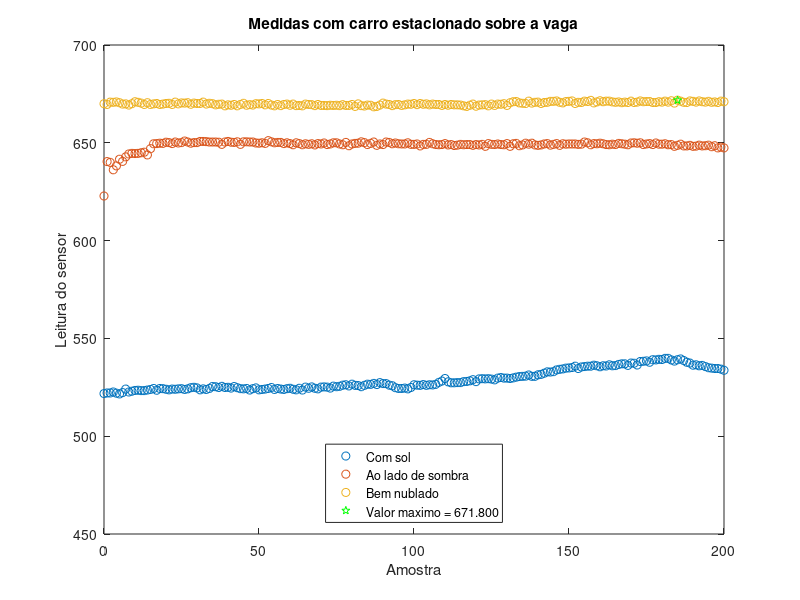

This chart was generated by the following MATLAB code:
text_file = fopen('1.txt');
t = textscan(text_file, '%f%f', 'Delimiter',',');
fclose(text_file);
x=0:1:200;
y1=t{2};
min(y1)
mean(y1)
max(y1)
std(y1)

text_file = fopen('2.txt');
t = textscan(text_file, '%f%f', 'Delimiter',',');
fclose(text_file);
y2=t{2};
min(y2)
mean(y2)
max(y2)
std(y2)

text_file = fopen('3.txt');
t = textscan(text_file, '%f%f', 'Delimiter',',');
fclose(text_file);
y3=t{2};
[maxy,idx]=max(y3);
min(y3)
mean(y3)
max(y3)
std(y3)

plot(x,y1,'o',x,y2,'o',x,y3,'o',x(idx),y3(idx),'pg')
title('Medidas com carro estacionado sobre a vaga')
xlabel('Amostra')
ylabel('Leitura do sensor')
leg = legend('Com sol','Ao lado de sombra','Bem nublado',sprintf('Valor maximo = %0.3f',maxy))
set(leg,'location', 'south')
axis([0 200 450 700])
